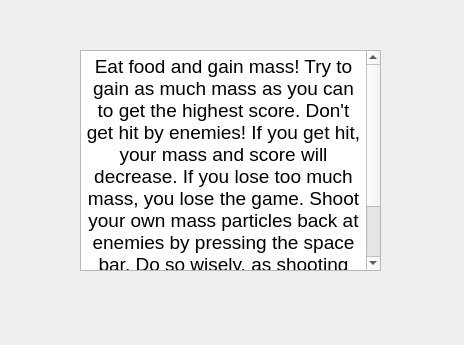
<?xml version="1.0" encoding="UTF-8"?>
<ui version="4.0">
 <class>Instructions</class>
 <widget class="QDialog" name="Instructions">
  <property name="geometry">
   <rect>
    <x>0</x>
    <y>0</y>
    <width>464</width>
    <height>345</height>
   </rect>
  </property>
  <property name="windowTitle">
   <string>Instructions</string>
  </property>
  <widget class="QTextBrowser" name="textBrowser">
   <property name="geometry">
    <rect>
     <x>80</x>
     <y>50</y>
     <width>301</width>
     <height>221</height>
    </rect>
   </property>
   <property name="html">
    <string>&lt;!DOCTYPE HTML PUBLIC &quot;-//W3C//DTD HTML 4.0//EN&quot; &quot;http://www.w3.org/TR/REC-html40/strict.dtd&quot;&gt;
&lt;html&gt;&lt;head&gt;&lt;meta name=&quot;qrichtext&quot; content=&quot;1&quot; /&gt;&lt;style type=&quot;text/css&quot;&gt;
p, li { white-space: pre-wrap; }
&lt;/style&gt;&lt;/head&gt;&lt;body style=&quot; font-family:'.Helvetica Neue DeskInterface'; font-size:13pt; font-weight:400; font-style:normal;&quot;&gt;
&lt;p align=&quot;center&quot; style=&quot; margin-top:12px; margin-bottom:12px; margin-left:0px; margin-right:0px; -qt-block-indent:0; text-indent:0px; background-color:#ffffff;&quot;&gt;&lt;span style=&quot; font-family:'ArialMT'; font-size:14pt;&quot;&gt;Eat food and gain mass! Try to gain as much mass as you can to get the highest score. Don't get hit by enemies! If you get hit, your mass and score will decrease. If you lose too much mass, you lose the game. Shoot your own mass particles back at enemies by pressing the space bar. Do so wisely, as shooting your mass decreases your mass and your score. How MASSIVE can you get?&lt;/span&gt;&lt;/p&gt;&lt;/body&gt;&lt;/html&gt;</string>
   </property>
  </widget>
 </widget>
 <resources/>
 <connections/>
</ui>
